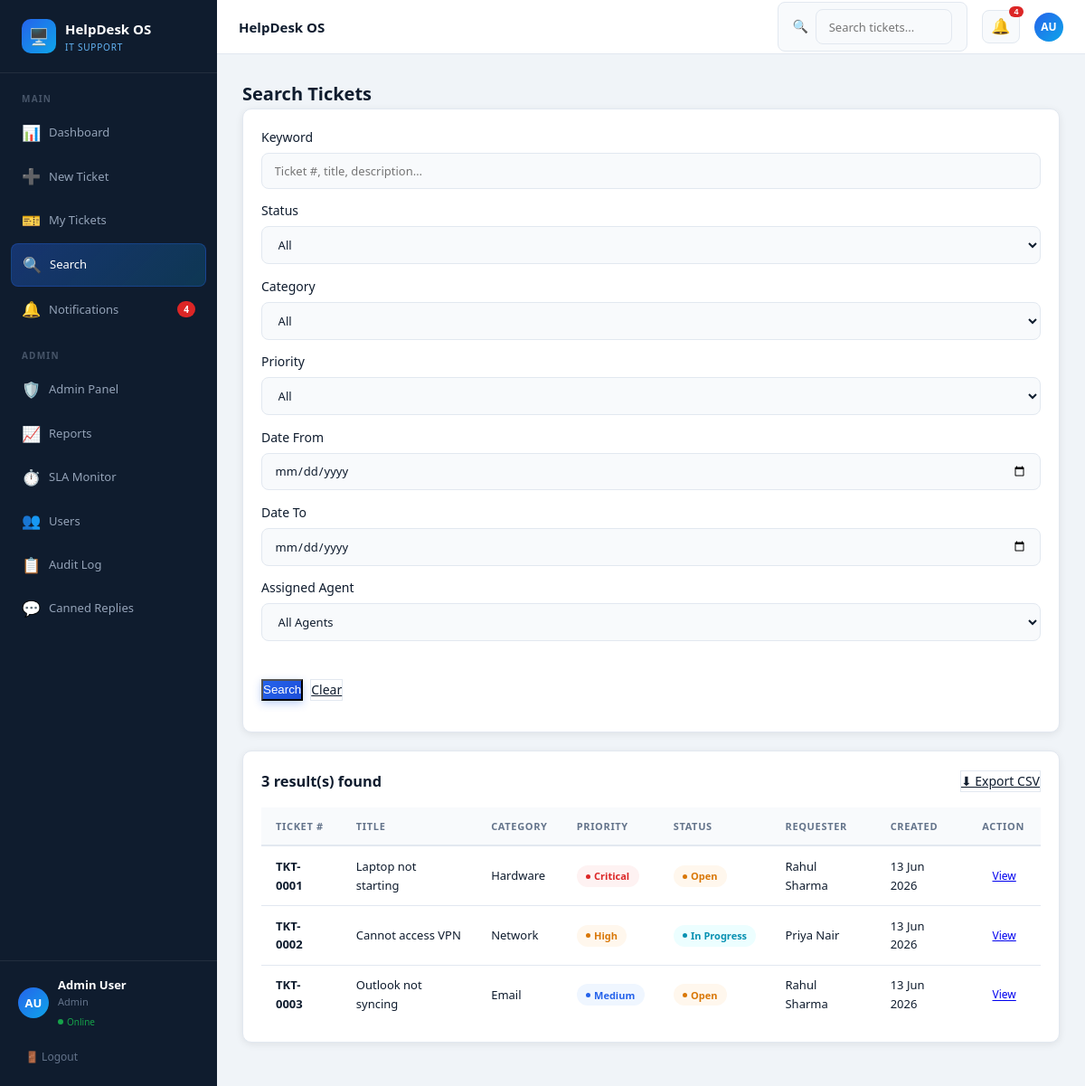
The page /search.php (signed in) on the database its author committed.
### tables this page shows
CREATE TABLE tickets (
    id           INT AUTO_INCREMENT PRIMARY KEY,
    ticket_no    VARCHAR(20) NOT NULL UNIQUE,
    user_id      INT NOT NULL,
    assigned_to  INT DEFAULT NULL,
    title        VARCHAR(255) NOT NULL,
    description  TEXT NOT NULL,
    category     ENUM('Hardware','Software','Network','Access','Email','Security','Other') NOT NULL,
    priority     ENUM('Low','Medium','High','Critical') DEFAULT 'Medium',
    status       ENUM('Open','In Progress','Resolved','Closed') DEFAULT 'Open',
    sla_deadline DATETIME,
    created_at   TIMESTAMP DEFAULT CURRENT_TIMESTAMP,
    updated_at   TIMESTAMP DEFAULT CURRENT_TIMESTAMP ON UPDATE CURRENT_TIMESTAMP,
    FOREIGN KEY (user_id)     REFERENCES users(id) ON DELETE CASCADE,
    FOREIGN KEY (assigned_to) REFERENCES users(id) ON DELETE SET NULL
);

CREATE TABLE users (
    id          INT AUTO_INCREMENT PRIMARY KEY,
    name        VARCHAR(100) NOT NULL,
    email       VARCHAR(150) NOT NULL UNIQUE,
    password    VARCHAR(255) NOT NULL,
    role        ENUM('user','admin') DEFAULT 'user',
    department  VARCHAR(100),
    created_at  TIMESTAMP DEFAULT CURRENT_TIMESTAMP
);

### includes/auth.php (called while the page is built, shortened)
<?php
function current_role()      { return $_SESSION['role']    ?? 'user'; }
?>

### search.php (the view, shortened to what this page needs)
<?php
require_once 'includes/db.php';
require_once 'includes/header.php';
$uid    = current_user_id();
$role   = current_role();
$q      = trim($_GET['q']        ?? '');
$from   = $_GET['date_from']     ?? '';
$to     = $_GET['date_to']       ?? '';
$conditions = $role === 'admin' ? ['1=1'] : ["t.user_id = $uid"];
$where = implode(' AND ', $conditions);
$sql   = "SELECT t.*, u.name requester, a.name agent FROM tickets t
          JOIN users u ON t.user_id=u.id LEFT JOIN users a ON t.assigned_to=a.id
          WHERE $where ORDER BY t.created_at DESC";
$stmt = $conn->prepare($sql);
$stmt->execute();
$results = $stmt->get_result();
?>
<h1 class="page-title">Search Tickets</h1>
<div class="card">
    <form method="GET">
        <div class="form-row" style="grid-template-columns:2fr 1fr 1fr 1fr">
            <div class="form-group">
                <label>Keyword</label>
                <input type="text" name="q" placeholder="Ticket #, title, description…" value="<?= htmlspecialchars($q) ?>">
            </div>
            <div class="form-group">
                <label>Status</label>
                <select name="status">
                    <option value="">All</option>
                </select>
            </div>
            <div class="form-group">
                <label>Category</label>
                <select name="category">
                    <option value="">All</option>
                </select>
            </div>
            <div class="form-group">
                <label>Priority</label>
                <select name="priority">
                    <option value="">All</option>
                </select>
            </div>
        </div>
        <div class="form-row" style="grid-template-columns:1fr 1fr 1fr auto">
            <div class="form-group">
                <label>Date From</label>
                <input type="date" name="date_from" value="<?= $from ?>">
            </div>
            <div class="form-group">
                <label>Date To</label>
                <input type="date" name="date_to" value="<?= $to ?>">
            </div>
            <?php if ($role === 'admin'): ?>
            <div class="form-group">
                <label>Assigned Agent</label>
                <select name="agent">
                    <option value="">All Agents</option>
                </select>
            </div>
            <?php endif; ?>
            <div class="form-group" style="justify-content:flex-end">
                <label>&nbsp;</label>
                <div style="display:flex;gap:8px">
                    <button type="submit" class="btn-primary">Search</button>
                    <a href="search.php" class="btn-secondary">Clear</a>
                </div>
            </div>
        </div>
    </form>
</div>
<div class="card">
    <div style="display:flex;justify-content:space-between;align-items:center;margin-bottom:1rem">
        <h3><?= $results->num_rows ?> result(s) found</h3>
        <?php if ($role==='admin'): ?>
        <a href="admin/reports.php?export=csv&<?= http_build_query($_GET) ?>" class="btn-secondary">⬇ Export CSV</a>
        <?php endif; ?>
    </div>
    <table class="table">
        <thead><tr><th>Ticket #</th><th>Title</th><th>Category</th><th>Priority</th><th>Status</th><th>Requester</th><th>Created</th><th>Action</th></tr></thead>
        <tbody>
        <?php while ($row = $results->fetch_assoc()): ?>
        <tr>
            <td><strong><?= htmlspecialchars($row['ticket_no']) ?></strong></td>
            <td><?= htmlspecialchars($row['title']) ?></td>
            <td><?= $row['category'] ?></td>
            <td><span class="badge badge-<?= strtolower($row['priority']) ?>"><?= $row['priority'] ?></span></td>
            <td><span class="badge badge-status-<?= strtolower(str_replace(' ','-',$row['status'])) ?>"><?= $row['status'] ?></span></td>
            <td><?= htmlspecialchars($row['requester']) ?></td>
            <td><?= date('d M Y', strtotime($row['created_at'])) ?></td>
            <td><a href="ticket_detail.php?id=<?= $row['id'] ?>" class="btn-sm">View</a></td>
        </tr>
        <?php endwhile; ?>
        </tbody>
    </table>
</div>
<?php require_once 'includes/footer.php'; ?>

### assets/css/style.css (style rules this page uses)
*, *::before, *::after { box-sizing: border-box; margin: 0; padding: 0; }
:root { --navy: #0f1c2e; --navy2: #1a3a5c; --primary: #2563eb; --primary-h: #1d4ed8; --teal: #0ea5e9; --white: #fff; --bg: #f0f4f8; --card: #fff; --border: #e2e8f0; --text: #0f1c2e; --muted: #64748b; --light: #f8fafc; --success: #16a34a; --warning: #d97706; --danger: #dc2626; --info: #0891b2; --radius: 10px; --shadow: 0 2px 8px rgba(0,0,0,.08); --shadow-lg: 0 8px 24px rgba(0,0,0,.12); --sidebar-w: 240px; }
body { font-family: 'Segoe UI',system-ui,sans-serif; background: var(--bg); color: var(--text); font-size: 14px; line-height: 1.6; }
.page-title { font-size: 20px; font-weight: 700; }
.card { background: var(--card); border: 1px solid var(--border); border-radius: var(--radius); padding: 1.25rem; margin-bottom: 1.25rem; box-shadow: var(--shadow); }
.table { width: 100%; border-collapse: collapse; font-size: 13px; min-width: 600px; }
.table thead tr { background: var(--light); }
.table th { text-align: left; padding: .75rem 1rem; border-bottom: 2px solid var(--border); font-weight: 600; color: var(--muted); font-size: 11px; text-transform: uppercase; letter-spacing: .06em; white-space: nowrap; }
.table td { padding: .72rem 1rem; border-bottom: 1px solid var(--border); vertical-align: middle; }
.table tbody tr:last-child td { border-bottom: none; }
.badge { display: inline-flex; align-items: center; gap: 4px; padding: .2rem .65rem; border-radius: 99px; font-size: 11px; font-weight: 600; white-space: nowrap; }
.badge::before { content: ''; width: 5px; height: 5px; border-radius: 50%; display: inline-block; }
.badge-critical { background: #fef2f2; color: var(--danger); }
.badge-critical::before { background: var(--danger); }
.badge-high { background: #fff7ed; color: var(--warning); }
.badge-high::before { background: var(--warning); }
.badge-medium { background: #eff6ff; color: var(--primary); }
.badge-medium::before { background: var(--primary); }
.badge-status-open { background: #fff7ed; color: var(--warning); }
.badge-status-open::before { background: var(--warning); }
.badge-status-in-progress { background: #ecfeff; color: var(--info); }
.badge-status-in-progress::before { background: var(--info); }
.btn-primary { background: linear-gradient(135deg,var(--primary),var(--primary-h)); color: #fff; box-shadow: 0 3px 10px rgba(37,99,235,.3); }
.btn-secondary { background: var(--white); color: var(--text); border: 1px solid var(--border); }
.btn-sm { padding: .28rem .7rem; font-size: 12px; border-radius: 6px; }
.form-group { display: flex; flex-direction: column; gap: .35rem; margin-bottom: .85rem; }
input[type=text], input[type=email], input[type=password], input[type=date], select, textarea { width: 100%; padding: .62rem .85rem; border: 1.5px solid var(--border); border-radius: 8px; font-size: 13px; color: var(--text); background: var(--light); outline: none; transition: all .2s; font-family: inherit; }

### rows shown on the page
tickets: ticket_no "TKT-0001", title "Laptop not starting", category "Hardware", priority "Critical", status "Open", user.name "Rahul Sharma", created_at "13 Jun 2026"
tickets: ticket_no "TKT-0002", title "Cannot access VPN", category "Network", priority "High", status "In Progress", user.name "Priya Nair", created_at "13 Jun 2026"
tickets: ticket_no "TKT-0003", title "Outlook not syncing", category "Email", priority "Medium", status "Open", user.name "Rahul Sharma", created_at "13 Jun 2026"

### other values the page prints
$notif_count "4"
getInitials(current_user_name()) "AU"
current_user_name() "Admin User"
current_role() "Admin"
$results->num_rows "3"
